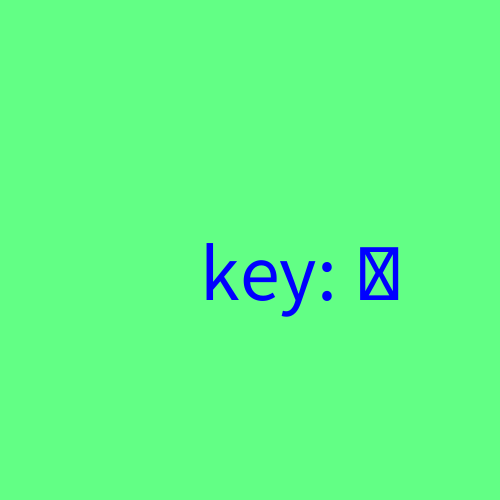
Frame 1 (no input)
Frame 60 (the mouse pressed at the canvas centre just before this capture): identical to frame 1, image omitted
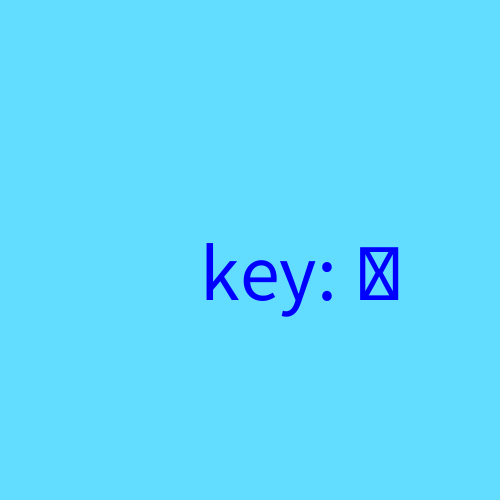
Frame 120 (the mouse held since frame 60 and released just before this capture)

The Processing sketch that drew these frames (run headless with seeded random() and noise(); from frame 60 on, the mouse is pressed at the canvas centre):

// Processing sketch: week02_1_void_setup_void_draw_fill_textSize_text_key
// ── week02_1_void_setup_void_draw_fill_textSize_text_key.pde
// week02_1_void_setup_void_draw_fill_textSize_text_key
// 鍵盤的操作，與上週的 mouse 結合
// File-Preference 字型放大
void setup(){ // 設定的函式
  size(500, 500); // 視窗大小
}
void draw(){
  if(mousePressed) background(#62DCFF); 
  else background(#62FF85); // 用 Tool-Color選擇器
  fill(0, 0, 255); // 藍色的填充色
  textSize(80); // 字的大小
  text("key: " + key, 200, 300); // 關注音輸入法，才能收 key
}
